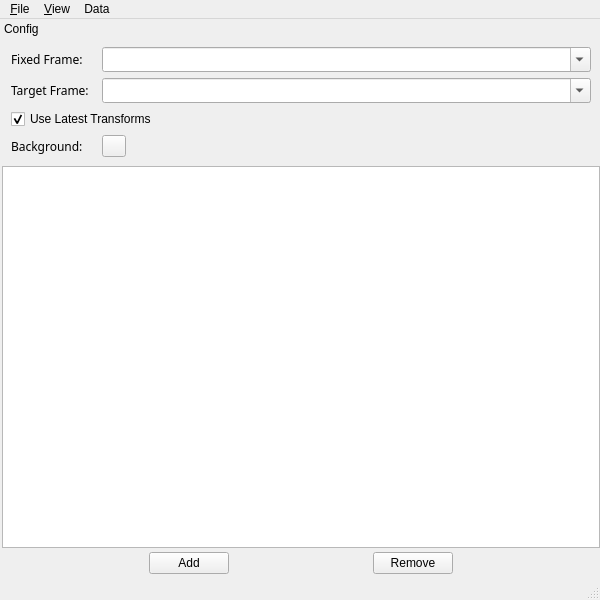
<?xml version="1.0" encoding="UTF-8"?>
<ui version="4.0">
 <class>mapviz</class>
 <widget class="QMainWindow" name="mapviz">
  <property name="geometry">
   <rect>
    <x>0</x>
    <y>0</y>
    <width>600</width>
    <height>600</height>
   </rect>
  </property>
  <property name="sizePolicy">
   <sizepolicy hsizetype="MinimumExpanding" vsizetype="MinimumExpanding">
    <horstretch>0</horstretch>
    <verstretch>0</verstretch>
   </sizepolicy>
  </property>
  <property name="minimumSize">
   <size>
    <width>600</width>
    <height>400</height>
   </size>
  </property>
  <property name="windowTitle">
   <string>mapviz</string>
  </property>
  <widget class="QMenuBar" name="menubar">
   <property name="geometry">
    <rect>
     <x>0</x>
     <y>0</y>
     <width>600</width>
     <height>19</height>
    </rect>
   </property>
   <widget class="QMenu" name="menuFile">
    <property name="title">
     <string>&amp;File</string>
    </property>
    <addaction name="actionOpen_config"/>
    <addaction name="separator"/>
    <addaction name="actionSave_config"/>
    <addaction name="separator"/>
    <addaction name="actionSet_Capture_Directory"/>
    <addaction name="actionExit"/>
   </widget>
   <widget class="QMenu" name="menu_View">
    <property name="title">
     <string>&amp;View</string>
    </property>
    <addaction name="actionFix_Orientation"/>
    <addaction name="actionRotate_90"/>
    <addaction name="actionEnable_Antialiasing"/>
    <addaction name="separator"/>
    <addaction name="actionForce_720p"/>
    <addaction name="actionForce_480p"/>
    <addaction name="actionResizable"/>
    <addaction name="separator"/>
    <addaction name="actionConfig_Dock"/>
    <addaction name="actionShow_Status_Bar"/>
    <addaction name="actionShow_Capture_Tools"/>
    <addaction name="separator"/>
   </widget>
   <widget class="QMenu" name="menuData">
    <property name="title">
     <string>Data</string>
    </property>
    <addaction name="actionClear_History"/>
   </widget>
   <addaction name="menuFile"/>
   <addaction name="menu_View"/>
   <addaction name="menuData"/>
  </widget>
  <widget class="QStatusBar" name="statusbar">
   <property name="enabled">
    <bool>true</bool>
   </property>
  </widget>
  <widget class="QDockWidget" name="configdock">
   <property name="minimumSize">
    <size>
     <width>332</width>
     <height>301</height>
    </size>
   </property>
   <property name="features">
    <set>QDockWidget::DockWidgetMovable</set>
   </property>
   <property name="allowedAreas">
    <set>Qt::LeftDockWidgetArea|Qt::RightDockWidgetArea</set>
   </property>
   <property name="windowTitle">
    <string>Config</string>
   </property>
   <attribute name="dockWidgetArea">
    <number>1</number>
   </attribute>
   <widget class="QWidget" name="dockWidgetContents">
    <layout class="QVBoxLayout" name="verticalLayout">
     <property name="spacing">
      <number>0</number>
     </property>
     <property name="leftMargin">
      <number>2</number>
     </property>
     <property name="topMargin">
      <number>0</number>
     </property>
     <property name="rightMargin">
      <number>0</number>
     </property>
     <property name="bottomMargin">
      <number>0</number>
     </property>
     <item>
      <widget class="QWidget" name="widget_2" native="true">
       <layout class="QGridLayout" name="gridLayout">
        <item row="0" column="0">
         <widget class="QLabel" name="label">
          <property name="maximumSize">
           <size>
            <width>85</width>
            <height>16777215</height>
           </size>
          </property>
          <property name="font">
           <font>
            <family>Sans Serif</family>
            <pointsize>9</pointsize>
           </font>
          </property>
          <property name="text">
           <string>Fixed Frame:</string>
          </property>
         </widget>
        </item>
        <item row="1" column="0" rowspan="2">
         <widget class="QLabel" name="label_2">
          <property name="maximumSize">
           <size>
            <width>85</width>
            <height>16777215</height>
           </size>
          </property>
          <property name="font">
           <font>
            <family>Sans Serif</family>
            <pointsize>9</pointsize>
           </font>
          </property>
          <property name="text">
           <string>Target Frame:</string>
          </property>
         </widget>
        </item>
        <item row="5" column="0">
         <widget class="QLabel" name="label_3">
          <property name="maximumSize">
           <size>
            <width>85</width>
            <height>16777215</height>
           </size>
          </property>
          <property name="font">
           <font>
            <family>Sans Serif</family>
            <pointsize>9</pointsize>
           </font>
          </property>
          <property name="text">
           <string>Background:</string>
          </property>
         </widget>
        </item>
        <item row="5" column="1">
         <widget class="mapviz::ColorButton" name="bg_color">
          <property name="maximumSize">
           <size>
            <width>24</width>
            <height>24</height>
           </size>
          </property>
          <property name="toolTip">
           <string>Set the background color</string>
          </property>
          <property name="autoFillBackground">
           <bool>false</bool>
          </property>
          <property name="styleSheet">
           <string notr="true"/>
          </property>
          <property name="text">
           <string/>
          </property>
         </widget>
        </item>
        <item row="1" column="1" rowspan="2" colspan="2">
         <widget class="QComboBox" name="targetframe">
          <property name="sizePolicy">
           <sizepolicy hsizetype="Expanding" vsizetype="Fixed">
            <horstretch>0</horstretch>
            <verstretch>0</verstretch>
           </sizepolicy>
          </property>
          <property name="maximumSize">
           <size>
            <width>16777215</width>
            <height>25</height>
           </size>
          </property>
          <property name="font">
           <font>
            <family>Sans Serif</family>
            <pointsize>9</pointsize>
           </font>
          </property>
          <property name="toolTip">
           <string>The reference frame for the camera view</string>
          </property>
          <property name="editable">
           <bool>true</bool>
          </property>
         </widget>
        </item>
        <item row="0" column="1" colspan="2">
         <widget class="QComboBox" name="fixedframe">
          <property name="sizePolicy">
           <sizepolicy hsizetype="Expanding" vsizetype="Fixed">
            <horstretch>0</horstretch>
            <verstretch>0</verstretch>
           </sizepolicy>
          </property>
          <property name="maximumSize">
           <size>
            <width>16777215</width>
            <height>25</height>
           </size>
          </property>
          <property name="font">
           <font>
            <family>Sans Serif</family>
            <pointsize>9</pointsize>
           </font>
          </property>
          <property name="toolTip">
           <string>The reference frame used to denote the &quot;world&quot; frame
                                            </string>
          </property>
          <property name="editable">
           <bool>true</bool>
          </property>
         </widget>
        </item>
        <item row="3" column="0" colspan="3">
         <widget class="QCheckBox" name="uselatesttransforms">
          <property name="toolTip">
           <string>Use the current time when transforming data instead of using the
                                                timestamps associated with the data
                                            </string>
          </property>
          <property name="layoutDirection">
           <enum>Qt::LeftToRight</enum>
          </property>
          <property name="text">
           <string>Use Latest Transforms</string>
          </property>
          <property name="checked">
           <bool>true</bool>
          </property>
         </widget>
        </item>
       </layout>
      </widget>
     </item>
     <item>
      <widget class="mapviz::PluginConfigList" name="configs">
       <property name="font">
        <font>
         <family>Sans Serif</family>
         <pointsize>8</pointsize>
        </font>
       </property>
       <property name="horizontalScrollBarPolicy">
        <enum>Qt::ScrollBarAsNeeded</enum>
       </property>
       <property name="dragEnabled">
        <bool>true</bool>
       </property>
       <property name="dragDropMode">
        <enum>QAbstractItemView::InternalMove</enum>
       </property>
       <property name="defaultDropAction">
        <enum>Qt::MoveAction</enum>
       </property>
      </widget>
     </item>
     <item>
      <widget class="QWidget" name="widget" native="true">
       <layout class="QHBoxLayout" name="horizontalLayout">
        <property name="topMargin">
         <number>4</number>
        </property>
        <property name="bottomMargin">
         <number>4</number>
        </property>
        <item>
         <widget class="QPushButton" name="addbutton">
          <property name="maximumSize">
           <size>
            <width>80</width>
            <height>16777215</height>
           </size>
          </property>
          <property name="toolTip">
           <string>Add a new display</string>
          </property>
          <property name="text">
           <string>Add</string>
          </property>
         </widget>
        </item>
        <item>
         <widget class="QPushButton" name="removebutton">
          <property name="maximumSize">
           <size>
            <width>80</width>
            <height>16777215</height>
           </size>
          </property>
          <property name="toolTip">
           <string>Remove the selected display</string>
          </property>
          <property name="text">
           <string>Remove</string>
          </property>
         </widget>
        </item>
       </layout>
      </widget>
     </item>
    </layout>
   </widget>
  </widget>
  <action name="actionExit">
   <property name="text">
    <string>Exit</string>
   </property>
  </action>
  <action name="actionOpen_config">
   <property name="text">
    <string>Open Config</string>
   </property>
  </action>
  <action name="actionSave_config">
   <property name="text">
    <string>Save Config</string>
   </property>
  </action>
  <action name="actionConfig_Dock">
   <property name="checkable">
    <bool>true</bool>
   </property>
   <property name="checked">
    <bool>true</bool>
   </property>
   <property name="text">
    <string>Show Config Panel</string>
   </property>
   <property name="statusTip">
    <string>Show the display configuration panel</string>
   </property>
  </action>
  <action name="actionFix_Orientation">
   <property name="checkable">
    <bool>true</bool>
   </property>
   <property name="text">
    <string>Fix Orientation</string>
   </property>
   <property name="statusTip">
    <string>Fix the orientation of the camera</string>
   </property>
  </action>
  <action name="actionForce_720p">
   <property name="checkable">
    <bool>true</bool>
   </property>
   <property name="text">
    <string>Force 720p</string>
   </property>
   <property name="statusTip">
    <string>Lock the display canvas to 720p</string>
   </property>
  </action>
  <action name="actionForce_480p">
   <property name="checkable">
    <bool>true</bool>
   </property>
   <property name="text">
    <string>Force 480p</string>
   </property>
   <property name="statusTip">
    <string>Lock the display canvas to 480p</string>
   </property>
  </action>
  <action name="actionResizable">
   <property name="checkable">
    <bool>true</bool>
   </property>
   <property name="checked">
    <bool>true</bool>
   </property>
   <property name="text">
    <string>Resizable</string>
   </property>
   <property name="statusTip">
    <string>Make the window resizable</string>
   </property>
  </action>
  <action name="actionSet_Capture_Directory">
   <property name="text">
    <string>Set Capture Directory</string>
   </property>
   <property name="statusTip">
    <string>Set the capture directory for screeshots and videos</string>
   </property>
  </action>
  <action name="actionShow_Status_Bar">
   <property name="checkable">
    <bool>true</bool>
   </property>
   <property name="checked">
    <bool>true</bool>
   </property>
   <property name="text">
    <string>Show Status Bar</string>
   </property>
   <property name="statusTip">
    <string>Show the status bar</string>
   </property>
  </action>
  <action name="actionShow_Capture_Tools">
   <property name="checkable">
    <bool>true</bool>
   </property>
   <property name="checked">
    <bool>true</bool>
   </property>
   <property name="text">
    <string>Show Capture Tools</string>
   </property>
   <property name="statusTip">
    <string>Show the capture tools on the status bar</string>
   </property>
  </action>
  <action name="actionRotate_90">
   <property name="checkable">
    <bool>true</bool>
   </property>
   <property name="text">
    <string>Rotate 90°</string>
   </property>
   <property name="statusTip">
    <string>Rotate the camera by 90 degrees</string>
   </property>
  </action>
  <action name="actionEnable_Antialiasing">
   <property name="checkable">
    <bool>true</bool>
   </property>
   <property name="checked">
    <bool>true</bool>
   </property>
   <property name="text">
    <string>Enable Antialiasing</string>
   </property>
   <property name="statusTip">
    <string>Enable antialiasing on the GL surface</string>
   </property>
  </action>
  <action name="actionImage_Transport">
   <property name="text">
    <string>Image Transport</string>
   </property>
  </action>
  <action name="actionClear_History">
   <property name="text">
    <string>Clear History</string>
   </property>
  </action>
 </widget>
 <customwidgets>
  <customwidget>
   <class>mapviz::PluginConfigList</class>
   <extends>QListWidget</extends>
   <header>mapviz/widgets.h</header>
  </customwidget>
  <customwidget>
   <class>mapviz::ColorButton</class>
   <extends>QPushButton</extends>
   <header location="global">mapviz/color_button.h</header>
  </customwidget>
 </customwidgets>
 <tabstops>
  <tabstop>fixedframe</tabstop>
  <tabstop>targetframe</tabstop>
  <tabstop>uselatesttransforms</tabstop>
  <tabstop>bg_color</tabstop>
  <tabstop>configs</tabstop>
  <tabstop>addbutton</tabstop>
  <tabstop>removebutton</tabstop>
 </tabstops>
 <resources>
  <include location="resources/icons.qrc"/>
 </resources>
 <connections>
  <connection>
   <sender>addbutton</sender>
   <signal>clicked()</signal>
   <receiver>mapviz</receiver>
   <slot>SelectNewDisplay()</slot>
   <hints>
    <hint type="sourcelabel">
     <x>107</x>
     <y>573</y>
    </hint>
    <hint type="destinationlabel">
     <x>327</x>
     <y>471</y>
    </hint>
   </hints>
  </connection>
  <connection>
   <sender>removebutton</sender>
   <signal>clicked()</signal>
   <receiver>mapviz</receiver>
   <slot>RemoveDisplay()</slot>
   <hints>
    <hint type="sourcelabel">
     <x>224</x>
     <y>573</y>
    </hint>
    <hint type="destinationlabel">
     <x>328</x>
     <y>407</y>
    </hint>
   </hints>
  </connection>
  <connection>
   <sender>actionConfig_Dock</sender>
   <signal>toggled(bool)</signal>
   <receiver>mapviz</receiver>
   <slot>ToggleConfigPanel(bool)</slot>
   <hints>
    <hint type="sourcelabel">
     <x>-1</x>
     <y>-1</y>
    </hint>
    <hint type="destinationlabel">
     <x>399</x>
     <y>299</y>
    </hint>
   </hints>
  </connection>
  <connection>
   <sender>fixedframe</sender>
   <signal>editTextChanged(QString)</signal>
   <receiver>mapviz</receiver>
   <slot>FixedFrameSelected(QString)</slot>
   <hints>
    <hint type="sourcelabel">
     <x>185</x>
     <y>62</y>
    </hint>
    <hint type="destinationlabel">
     <x>428</x>
     <y>192</y>
    </hint>
   </hints>
  </connection>
  <connection>
   <sender>targetframe</sender>
   <signal>editTextChanged(QString)</signal>
   <receiver>mapviz</receiver>
   <slot>TargetFrameSelected(QString)</slot>
   <hints>
    <hint type="sourcelabel">
     <x>206</x>
     <y>94</y>
    </hint>
    <hint type="destinationlabel">
     <x>428</x>
     <y>330</y>
    </hint>
   </hints>
  </connection>
  <connection>
   <sender>actionFix_Orientation</sender>
   <signal>toggled(bool)</signal>
   <receiver>mapviz</receiver>
   <slot>ToggleFixOrientation(bool)</slot>
   <hints>
    <hint type="sourcelabel">
     <x>-1</x>
     <y>-1</y>
    </hint>
    <hint type="destinationlabel">
     <x>399</x>
     <y>299</y>
    </hint>
   </hints>
  </connection>
  <connection>
   <sender>actionOpen_config</sender>
   <signal>triggered()</signal>
   <receiver>mapviz</receiver>
   <slot>OpenConfig()</slot>
   <hints>
    <hint type="sourcelabel">
     <x>-1</x>
     <y>-1</y>
    </hint>
    <hint type="destinationlabel">
     <x>399</x>
     <y>299</y>
    </hint>
   </hints>
  </connection>
  <connection>
   <sender>actionSave_config</sender>
   <signal>triggered()</signal>
   <receiver>mapviz</receiver>
   <slot>SaveConfig()</slot>
   <hints>
    <hint type="sourcelabel">
     <x>-1</x>
     <y>-1</y>
    </hint>
    <hint type="destinationlabel">
     <x>399</x>
     <y>299</y>
    </hint>
   </hints>
  </connection>
  <connection>
   <sender>actionForce_720p</sender>
   <signal>toggled(bool)</signal>
   <receiver>mapviz</receiver>
   <slot>Force720p(bool)</slot>
   <hints>
    <hint type="sourcelabel">
     <x>-1</x>
     <y>-1</y>
    </hint>
    <hint type="destinationlabel">
     <x>399</x>
     <y>299</y>
    </hint>
   </hints>
  </connection>
  <connection>
   <sender>actionForce_480p</sender>
   <signal>toggled(bool)</signal>
   <receiver>mapviz</receiver>
   <slot>Force480p(bool)</slot>
   <hints>
    <hint type="sourcelabel">
     <x>-1</x>
     <y>-1</y>
    </hint>
    <hint type="destinationlabel">
     <x>399</x>
     <y>299</y>
    </hint>
   </hints>
  </connection>
  <connection>
   <sender>actionResizable</sender>
   <signal>toggled(bool)</signal>
   <receiver>mapviz</receiver>
   <slot>SetResizable(bool)</slot>
   <hints>
    <hint type="sourcelabel">
     <x>-1</x>
     <y>-1</y>
    </hint>
    <hint type="destinationlabel">
     <x>399</x>
     <y>299</y>
    </hint>
   </hints>
  </connection>
  <connection>
   <sender>uselatesttransforms</sender>
   <signal>toggled(bool)</signal>
   <receiver>mapviz</receiver>
   <slot>ToggleUseLatestTransforms(bool)</slot>
   <hints>
    <hint type="sourcelabel">
     <x>58</x>
     <y>130</y>
    </hint>
    <hint type="destinationlabel">
     <x>460</x>
     <y>242</y>
    </hint>
   </hints>
  </connection>
  <connection>
   <sender>actionSet_Capture_Directory</sender>
   <signal>triggered()</signal>
   <receiver>mapviz</receiver>
   <slot>SetCaptureDirectory()</slot>
   <hints>
    <hint type="sourcelabel">
     <x>-1</x>
     <y>-1</y>
    </hint>
    <hint type="destinationlabel">
     <x>354</x>
     <y>299</y>
    </hint>
   </hints>
  </connection>
  <connection>
   <sender>actionShow_Status_Bar</sender>
   <signal>toggled(bool)</signal>
   <receiver>mapviz</receiver>
   <slot>ToggleStatusBar(bool)</slot>
   <hints>
    <hint type="sourcelabel">
     <x>-1</x>
     <y>-1</y>
    </hint>
    <hint type="destinationlabel">
     <x>354</x>
     <y>299</y>
    </hint>
   </hints>
  </connection>
  <connection>
   <sender>actionShow_Capture_Tools</sender>
   <signal>triggered(bool)</signal>
   <receiver>mapviz</receiver>
   <slot>ToggleCaptureTools(bool)</slot>
   <hints>
    <hint type="sourcelabel">
     <x>-1</x>
     <y>-1</y>
    </hint>
    <hint type="destinationlabel">
     <x>354</x>
     <y>299</y>
    </hint>
   </hints>
  </connection>
  <connection>
   <sender>actionRotate_90</sender>
   <signal>toggled(bool)</signal>
   <receiver>mapviz</receiver>
   <slot>ToggleRotate90(bool)</slot>
   <hints>
    <hint type="sourcelabel">
     <x>-1</x>
     <y>-1</y>
    </hint>
    <hint type="destinationlabel">
     <x>354</x>
     <y>299</y>
    </hint>
   </hints>
  </connection>
  <connection>
   <sender>actionEnable_Antialiasing</sender>
   <signal>toggled(bool)</signal>
   <receiver>mapviz</receiver>
   <slot>ToggleEnableAntialiasing(bool)</slot>
   <hints>
    <hint type="sourcelabel">
     <x>-1</x>
     <y>-1</y>
    </hint>
    <hint type="destinationlabel">
     <x>399</x>
     <y>299</y>
    </hint>
   </hints>
  </connection>
 </connections>
 <slots>
  <slot>SelectNewDisplay()</slot>
  <slot>RemoveDisplay()</slot>
  <slot>ToggleConfigPanel(bool)</slot>
  <slot>FixedFrameSelected(QString)</slot>
  <slot>TargetFrameSelected(QString)</slot>
  <slot>ToggleFixOrientation(bool)</slot>
  <slot>ToggleEnableAntialiasing(bool)</slot>
  <slot>MoveDisplay(QModelIndexList)</slot>
  <slot>OpenConfig()</slot>
  <slot>SaveConfig()</slot>
  <slot>Force720p(bool)</slot>
  <slot>Force480p(bool)</slot>
  <slot>SetResizable(bool)</slot>
  <slot>ToggleUseLatestTransforms(bool)</slot>
  <slot>SetCaptureDirectory()</slot>
  <slot>ToggleStatusBar(bool)</slot>
  <slot>ToggleCaptureTools(bool)</slot>
  <slot>ToggleRotate90(bool)</slot>
 </slots>
</ui>
